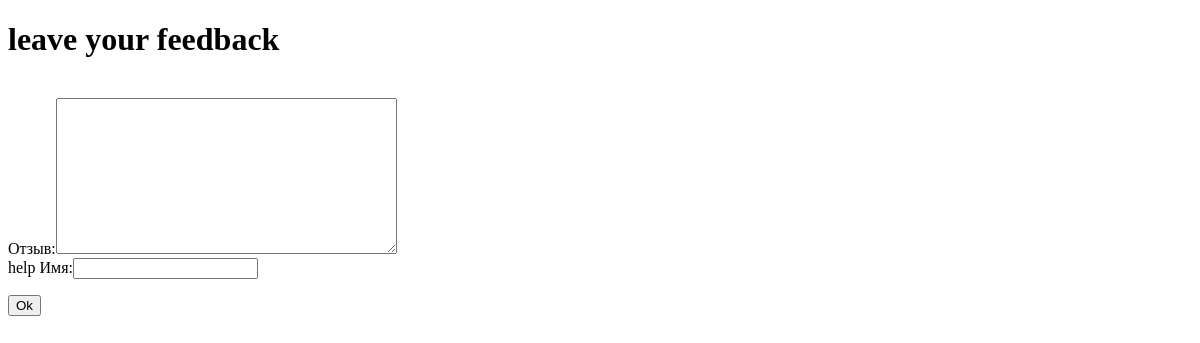
The app's page /feedback/feedback/, older data.
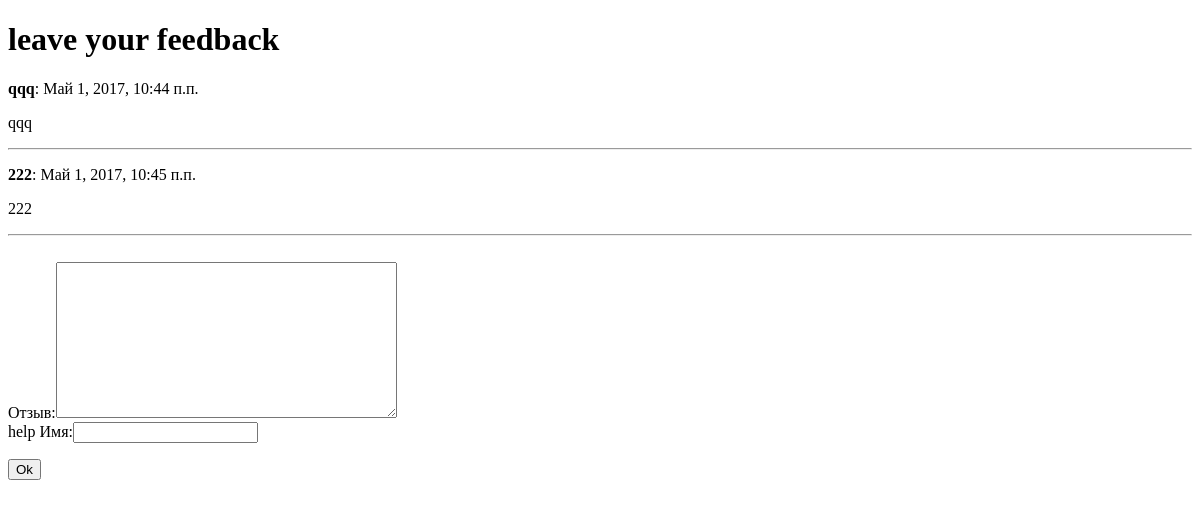
The same page, newer data.
### feedback/models.py (models this page shows, shortened)
class Feedback(models.Model):
    feedback = models.TextField('Отзыв')
    nick = models.CharField('Имя', max_length=20)
    date = models.DateTimeField(auto_now_add=True)

### feedback/views.py (the view, shortened to what this page needs)
# urls.py: url(r'^feedback/', detail, name='feedback'),
def detail(request):
    form = FeedbackForm()
    return render(
        request,
        'feedback.html',
        {
            'form': form,
            'feedbacks': Feedback.objects.all(),
        }
    )

### feedback/forms.py (shortened to what this page needs)
class FeedbackForm(forms.Form):
    feedback = forms.CharField(label='Отзыв', help_text='help', widget=forms.Textarea())
    nick = forms.CharField(label='Имя',)

### feedback/templates/feedback.html (shortened to what this page needs)
<!DOCTYPE html>
<html lang="en">
<head>
</head>
<body>
    <h1>leave your feedback</h1>
{% for feedback in feedbacks %}
<p><strong>{{feedback.nick}}</strong>: {{feedback.date}}</p>
<p>{{feedback.feedback}}</p>
<hr>
{% endfor %}
    <form method="post">
        <br>
    {{form}}
        <br>
        <p><input type="submit" value="Ok"></p>
    </form>
</body>
</html>

Row changes from the older to the newer data that the page shows:
added Feedback: nick "qqq", date "Май 1, 2017, 10:44 п.п.", feedback "qqq"
added Feedback: nick "222", date "Май 1, 2017, 10:45 п.п.", feedback "222"
